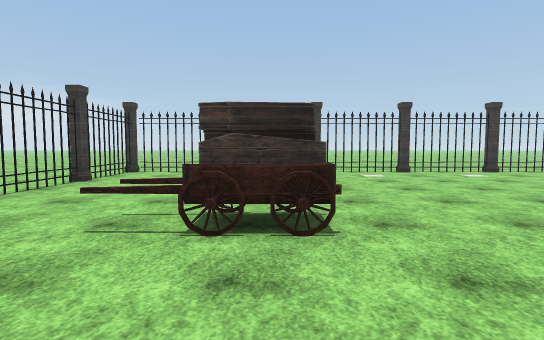
View 1 (above)

15 first-person views from a walk through a 3-D level made in the Unity game engine. The camera is 1.4 m above the floor, tilts 4° down and sees 80° across. The floor is counted in squares, 2 m on a side. Each view is taken from the middle of a square. On the plan, view 1 faces up. The plan holds only what a view shows up to about 10 squares ahead; the rest is blank. The place goes on beyond the plan. The player is left out. Some surface patterns are stand-ins.

View 2
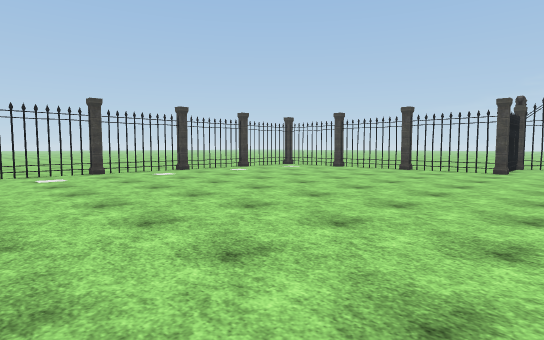

View 3
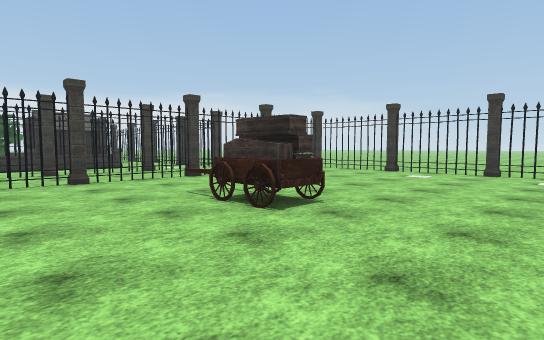

View 4
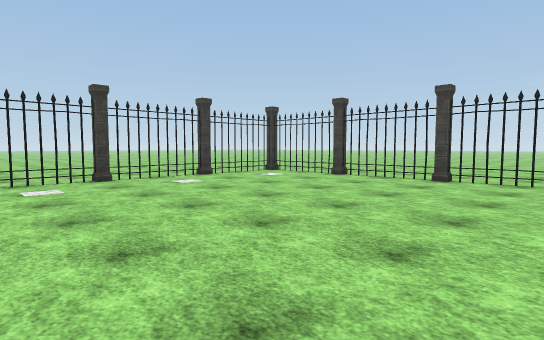

View 5
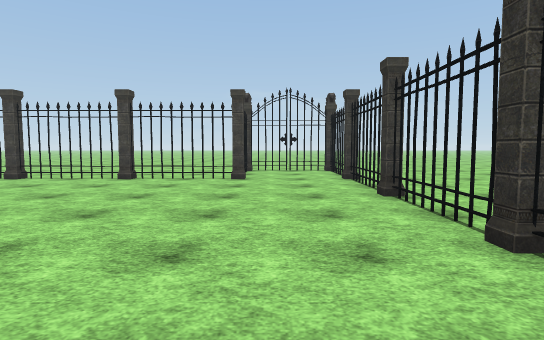

View 6
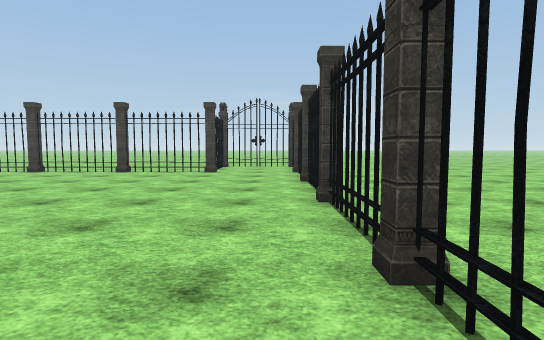

View 7
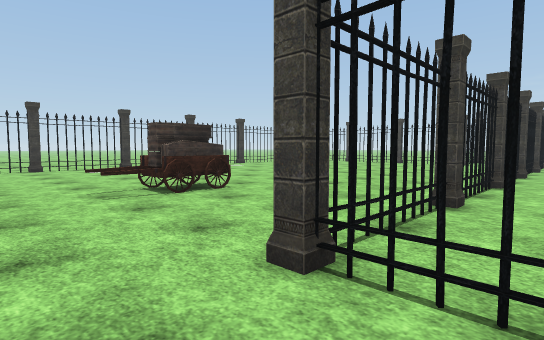

View 8
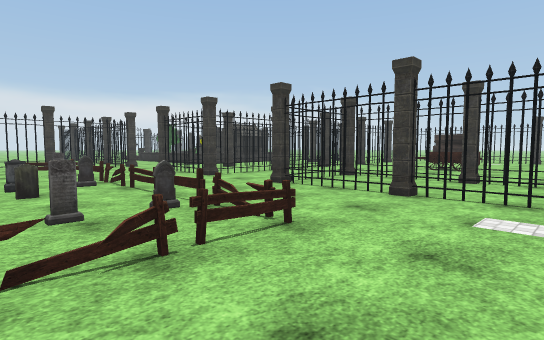

View 9
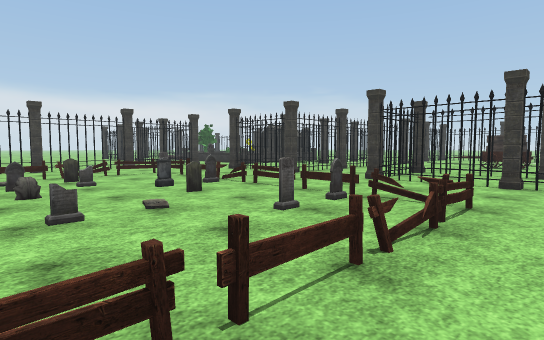

View 10
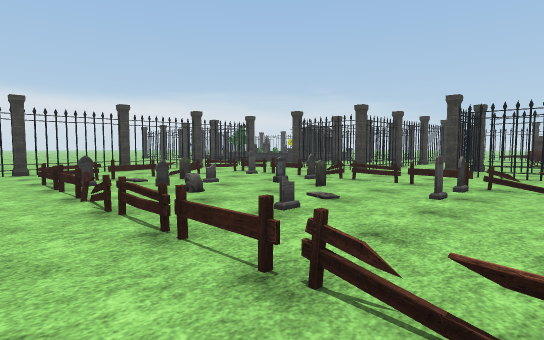

View 11
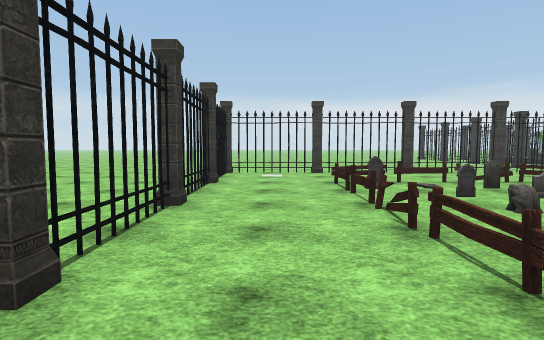

View 12
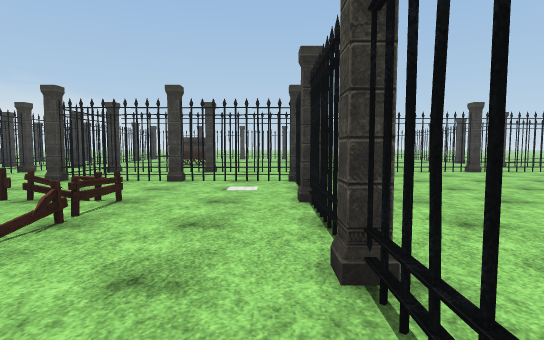

View 13
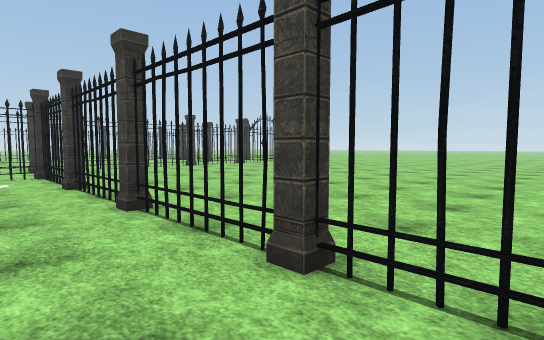

View 14
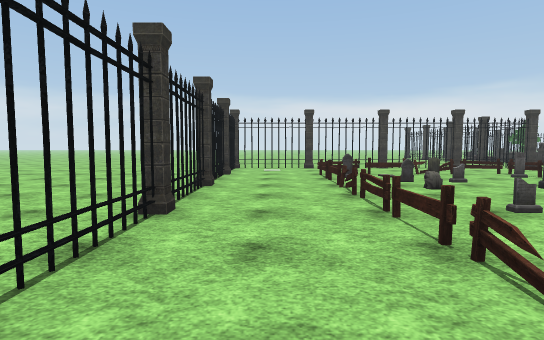

View 15
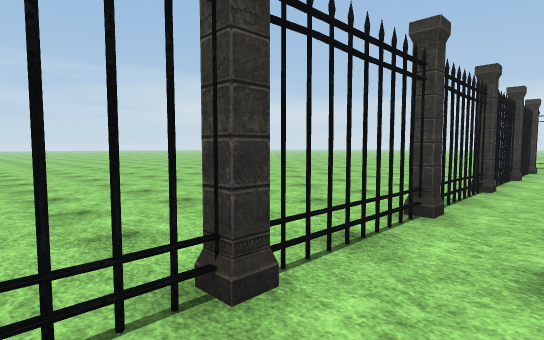

### Floor plan
Key: @ floor where view 1 was taken; # wall or solid block; x gap in a wall; . floor; = window, fence, low wall or low ledge; T thing the floor can be seen under or through; C cart; M tombstone; O other object.
Columns run from 11 left of view 1 to 11 right of it. Each row starts with its distance up from view 1.
 14                 ..
 13                 ...
 12             ... ....
 11            ..........
 10    .. ................
  9    ....###x#xTTx#xTTx##
  8     ...#..............#
  7      ..x..............#
  6       .T..............#
  5      #.T..............#
  4     .x.x..............#
  3    ..#.#..CC..........#
  2   #..x.x..............#
  1   =..#.T...............
  0        T...@...........
 -1        x..##x##x#x##x#x
 -2       .#..T............
 -3      ###..TTTT#........
 -4   # ...........#.......
 -5   #............#.......
 -6   x.OMMMMOMMO..x.......
 -7   #....MMMMMx..#.......
 -8   x.OMMM....O..x.......
 -9  .#..OMO.MM.O..#.......
-10 ..#..MM.....O..#.......
-11 ..x..OOOOOOOO..x.......
-12  .#............#...
-13  .############
-14    ...........
-15   ............
-16  .............
-17  .............
-18  ....... ....
-19    ....  ....
-20    ..   .....
-21         .....
-22          ....
-23           ...
-24            ..

Where each view was taken, in squares from view 1:
view 1: 0 up, 0 right, facing up
view 2: 0 up, 1 right, facing up-right
view 3: 0 up, 3 right, facing up-left
view 4: 2 up, 4 right, facing up-right
view 5: 1 up, 4 right, facing right
view 6: 0 up, 2 right, facing right
view 7: 2 down, 3 left, facing up-right
view 8: 8 down, 3 right, facing up-left
view 9: 10 down, 2 right, facing up-left
view 10: 12 down, 1 right, facing up-left
view 11: 12 down, 0 right, facing left
view 12: 10 down, 3 right, facing up
view 13: 12 down, 2 right, facing up-right
view 14: 12 down, 2 right, facing left
view 15: 12 down, 2 right, facing down-left
